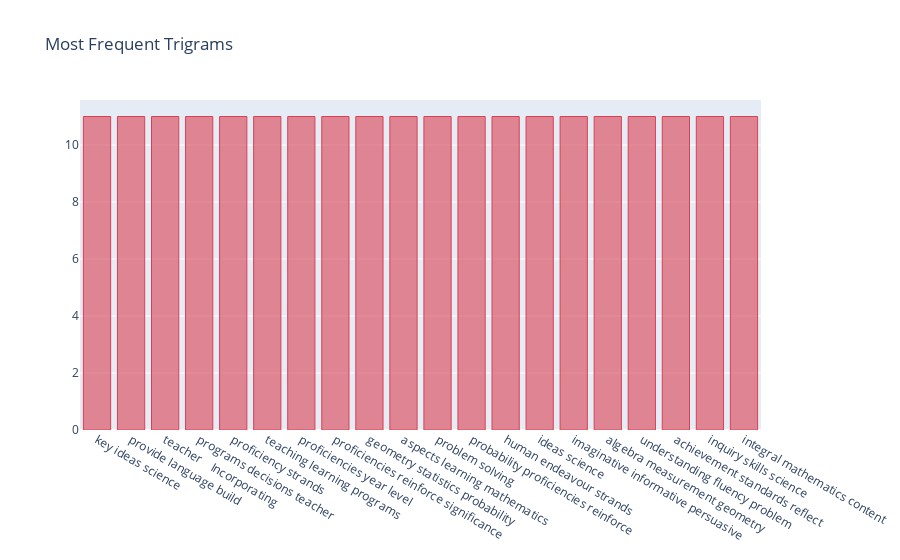

The notebook cell saved with this chart:
### Markdown cell above
#### Most Frequent Trigrams

### Code cell
get_word_freq(df, 'tokenized', ngram_range=3).head(20).iplot(kind='bar', color='red', 
                                                             layout=dict(title='Most Frequent Trigrams',
                                                                         margin=dict(b=130)))

### Figure 1 — Plotly figure (JSON) as saved in the notebook; plotly's stock layout.template omitted (floating-point values rounded to 4 significant figures)
{"data": [{"marker": {"color": "rgba(219, 64, 82, 0.6)", "line": {"color": "rgba(219, 64, 82, 1.0)", "width": 1}}, "name": "Frequency", "orientation": "v", "text": "", "type": "bar", "x": ["key ideas science", "provide language build", "teacher    Incorporating", "programs decisions teacher", "proficiency strands   ", "teaching learning programs", "proficiencies year level", "proficiencies reinforce significance", "geometry statistics probability", "aspects learning mathematics", "problem solving   ", "probability proficiencies reinforce", "human endeavour strands", "ideas science  ", "imaginative informative persuasive", "algebra measurement geometry", "understanding fluency problem", "achievement standards reflect", "inquiry skills science", "integral mathematics content"], "y": [11, 11, 11, 11, 11, 11, 11, 11, 11, 11, 11, 11, 11, 11, 11, 11, 11, 11, 11, 11]}], "layout": {"margin": {"b": 130}, "title": {"text": "Most Frequent Trigrams"}}}
